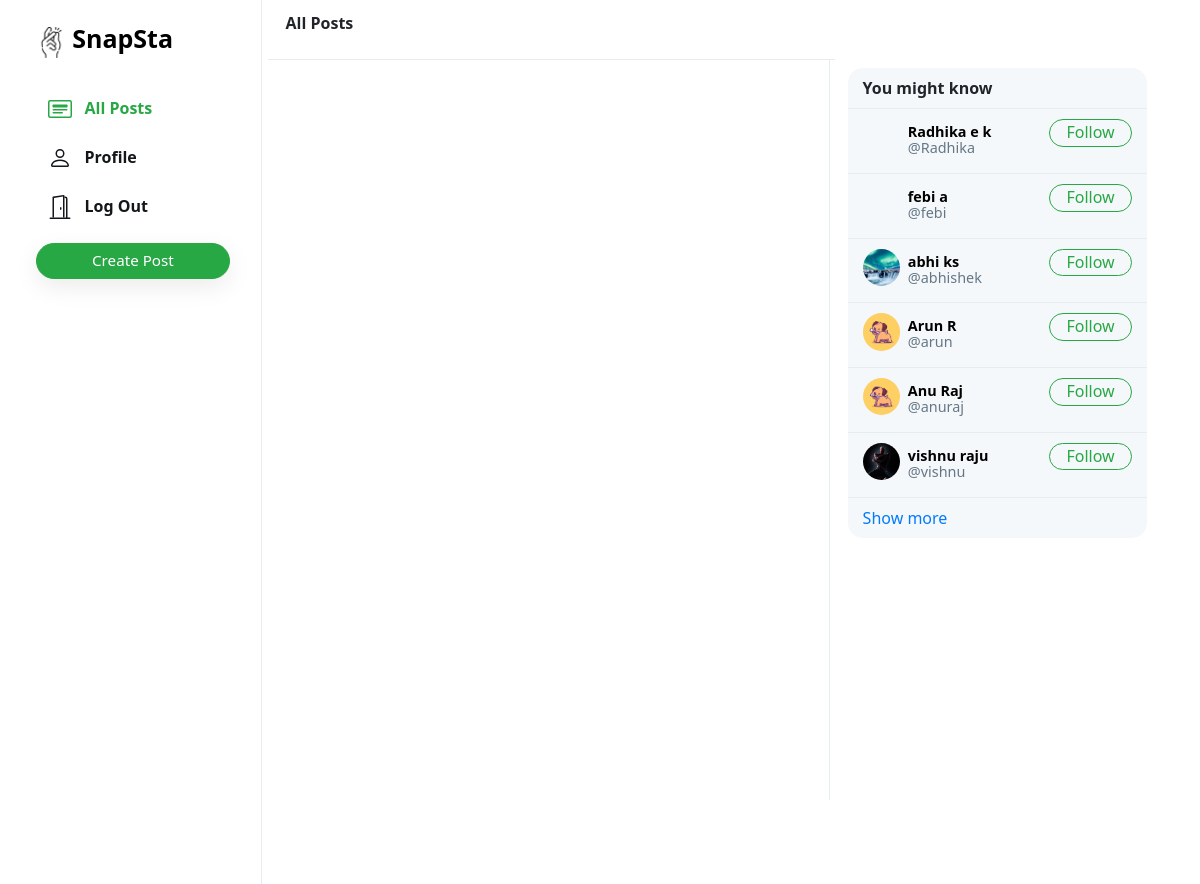
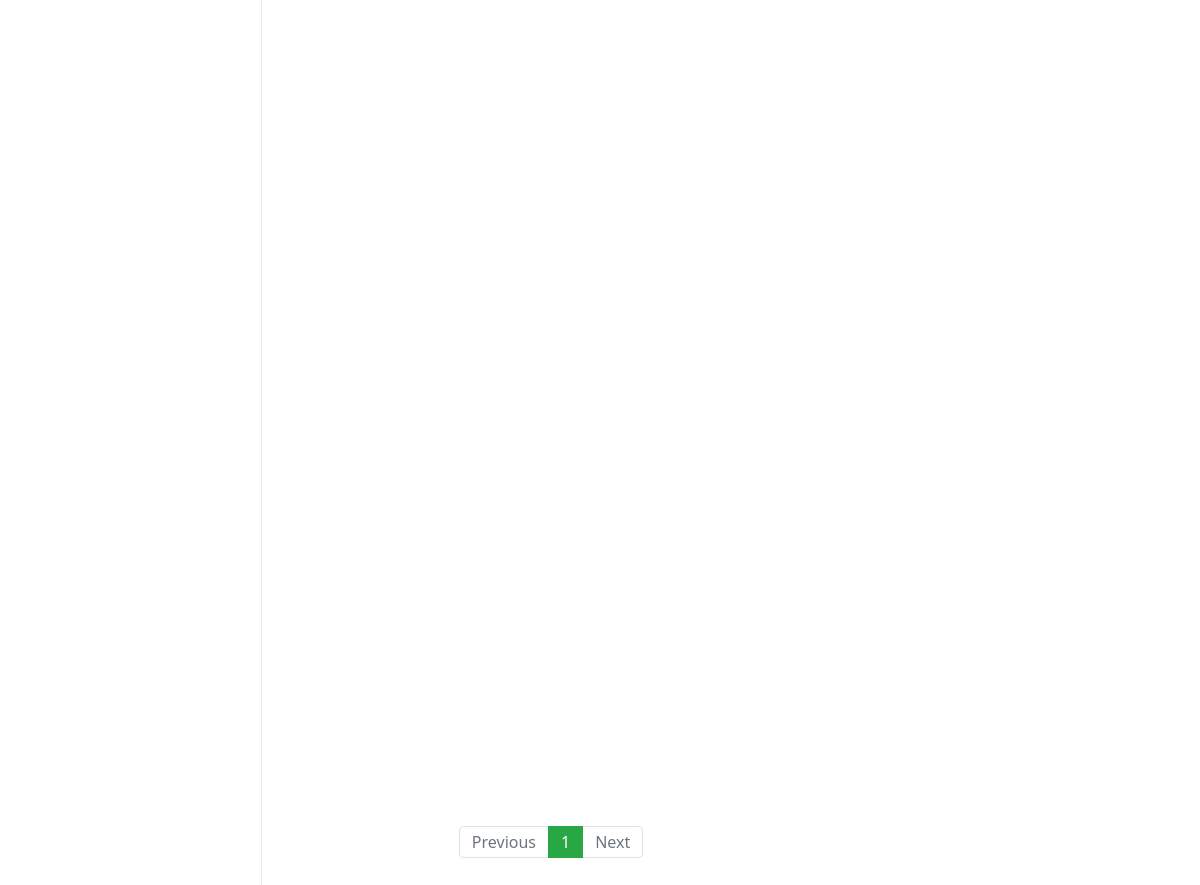
Screenshot of /n/index (signed in) with the database file from the repository (2 pictures, top to bottom).
### network/models.py (models this page shows, shortened)
class User(AbstractUser):
    profile_pic = models.ImageField(upload_to='profile_pic/')
    bio = models.TextField(max_length=160, blank=True, null=True)
    cover = models.ImageField(upload_to='covers/', blank=True)

### network/views.py (the view)
# urls.py: path("n/index", views.index, name="index"),
def index(request):
    all_posts = Post.objects.all().order_by('-date_created')
    paginator = Paginator(all_posts, 10)
    page_number = request.GET.get('page')
    if page_number == None:
        page_number = 1
    posts = paginator.get_page(page_number)
    followings = []
    suggestions = []
    if request.user.is_authenticated:
        followings = Follower.objects.filter(followers=request.user).values_list('user', flat=True)
        suggestions = User.objects.exclude(pk__in=followings).exclude(username=request.user.username).order_by("?")[:6]
    return render(request, "network/index.html", {
        "posts": posts,
        "suggestions": suggestions,
        "page": "all_posts",
        'profile': False
    })

### network/templates/network/index.html (shortened to what this page needs)
{% extends "network/layout.html" %}
{% load static %}
{% block body %}\
    <div class="main-div">
        <div class="left-div">
            <nav class="head heading">
                {% if page == 'all_posts' %}
                    All Posts
                {% elif page == 'profile' %}
                    Profile
                {% else %}
                    Explore
                {% endif %}
            </nav>
            <div class="left-div-content">
                <div class="posts-view">
                    <div class="main-div-content">
                        <nav aria-label="Page navigation example" class="pagination-bar">
                            <ul class="pagination justify-content-center">
                                {% if posts.has_previous %}
                                    <li class="page-item">
                                        <a class="page-link" href="?page={{ posts.previous_page_number | default:1}}" tabindex="-1" aria-disabled="true">Previous</a>
                                    </li>
                                {% else %}
                                    <li class="page-item disabled">
                                        <a class="page-link" href="" tabindex="-1" aria-disabled="true">Previous</a>
                                    </li>
                                {% endif %}
                                {% for each in posts.paginator.page_range %}
                                    {% if each == posts.number %}
                                        <li class="page-item active"><a class="page-link" href="?page={{each}}">{{each}}</a></li>
                                    {% else %}
                                        <li class="page-item"><a class="page-link" href="?page={{each}}">{{each}}</a></li>
                                    {% endif %}
                                {% endfor %}
                                {% if posts.has_next %}
                                    <li class="page-item">
                                        <a class="page-link" href="?page={{ posts.next_page_number }}">Next</a>
                                    </li>
                                {% else %}
                                    <li class="page-item disabled">
                                        <a class="page-link" href="">Next</a>
                                    </li>
                                {% endif %}
                            </ul>
                          </nav>
                    </div>
                </div>
            </div>
        </div>
    </div>
{% endblock %}

### network/templates/network/layout.html (shortened to what this page needs)
{% load static %}
<!DOCTYPE html>
<html lang="en">
    <head>
        <link rel="stylesheet" href="https://stackpath.bootstrapcdn.com/bootstrap/4.4.1/css/bootstrap.min.css">
        <link href="{% static 'network/styles.css' %}" rel="stylesheet">
    </head>
    <body>
        <div class="body" data-page="{{page}}">
            <div class="sidenav">
                <a href="{% url 'index' %}" class="navbar-brand">
                    <img src="{% static 'network/Images/logo_icon_png.png' %}" height="31px"> <span style="color:black;font-size:25px;"><strong>SnapSta</strong></span>
                </a>
                <div style="height: 100%;">
                    <div>
                        <div>
                            <ul>
                                <li class="nav-item" id="all_posts">
                                <a href="{% url 'index' %}" class="nav-link">
                                    <div>
                                        &nbsp;&nbsp;All Posts
                                    </div>
                                </a>
                                </li>
                                {% if user.is_authenticated %}
                                    <li class="nav-item" id="profile">
                                        <a href="{% url 'profile' user.username %}" class="nav-link">
                                            <div>
                                                &nbsp;&nbsp;Profile
                                            </div>
                                        </a>
                                    </li>
                                    <li class="nav-item" id="logout">
                                        <a href="{% url 'logout' %}" class="nav-link">
                                            <div>
                                                &nbsp;&nbsp;Log Out
                                            </div>
                                        </a>
                                    </li>
                                {% endif %}
                            </ul>
                        </div>
                        {% if user.is_authenticated %}
                            <button id="popup-btn" class="btn btn-success new-post-btn" onclick="createpost()">Create Post</button>
                        {% endif %}
                    </div>
                </div>
            </div>
            {% block body %}
            {% endblock %}
            <div class="right-div">
                <nav class="head">
                </nav>
                <div class='right-div-content'>
                    <div class="space" style="background-color: white;"></div>
                    {% if user.is_authenticated %}
                        <div class="suggestion-box">
                            <div class="suggestion-header">
                                You might know
                            </div>
                            {% for suggestion in suggestions %}
                            {% if suggestion.is_staff %}
                            {% else %}
                                <div class="suggestion-user">
                                    <div>
                                        <a href="{% url 'profile' suggestion.username %}">
                                            <div class="small-profilepic" style="background-image: url(/media/{{suggestion.profile_pic}})"></div>
                                        </a>
                                    </div>
                                    <div class="user-details">
                                        <a href="{% url 'profile' suggestion.username %}">
                                            <div id="user-name">
                                                <strong>
                                                    {{suggestion.first_name}} {{suggestion.last_name}}
                                                </strong>
                                            </div>
                                            <div class="grey">@{{suggestion.username}}</div>
                                        </a>
                                    </div>
                                    <div>
                                        <button class="btn btn-outline-success" type="button" onclick="follow_user(this,'{{suggestion.username}}','suggestion')">Follow</button>
                                    </div>
                                </div>
                                {% endif %}
                            {% empty %}
                                    <div style="text-align: center; border-bottom: .5px solid #e6ecf0; padding: 10px 15px;">
                                        <span class="grey" style="font-size: .9em;">No suggestions available.</span>
                                    </div>
                            {% endfor %}
                            <div class="suggestion-footer">
                                <a href="#">Show more</a>
                            </div>
                        </div>
                    {% endif %}
                </div>
            </div>
        </div>
    </body>
</html>

### network/static/network/styles.css (style rules this page uses)
.body { display: flex; min-height: 100%; font-family: system-ui, sans-serif; }
.btn { border-radius: 20px; padding: 0.32rem 1rem 0.375rem 1rem; }
.btn, .btn:focus, .btn:active { box-shadow: none !important; -webkit-box-shadow: none !important; }
.grey { color: #657786; }
svg { vertical-align: text-top; }
.sidenav { height: 100%; width: 21.8%; position: fixed; top: 0; left: 0; padding: 15px; list-style: none; border-right: .5px solid #e6ecf0; z-index: 100; padding-left: 3%; background-color: white; }
.sidenav ul { list-style: none; padding-left: 0px; margin-top: 3vh; }
.sidenav li { margin-top: 7px; }
.sidenav .nav-link { color: #14171a; line-height: .7em; font-weight: 700; padding: 0px; }
.sidenav .nav-link > div { padding: 10px 20px 8px 12px; border-radius: 25px; line-height: 0.9em; width: max-content; }
.new-post-btn { padding-left: 55px !important; padding-right: 55px !important; font-size: .95em; font-weight: 530; box-shadow: rgba(0, 0, 0, 0.08) 0px 8px 24px !important; }
.active a { color: #28a745 !important; }
.main-div { position: relative; width: 47.25%; min-height: 100vh; left: 21.8%; }
.left-div { position: relative; }
.head { height: 7.5vh; }
.heading { position: fixed; width: 47.255%; top: 0px; padding: 18px; border-bottom: .5px solid #e6ecf0; line-height: .7em; font-weight: 800; background-color: #fff; z-index: 1000; }
.left-div-content { margin-top: 7.5vh; }
.small-profilepic { width: 3.1vw; height: 3.1vw; border-radius: 9999px; overflow: hidden; margin-right: 8px; background-size: cover; background-repeat: no-repeat; background-position: center; box-sizing: content-box; }
.space { height: 8px; background-color: #e6ecf0; }
.pagination-bar { margin-top: 35px; margin-bottom: 35px; }
.pagination-bar .page-link { line-height: .9em; }
.page-item.active .page-link { color: white !important; background-color: #28a745; border-color: #28a745; }
.page-link { color: #28a745; }
.right-div { width: 28%; height: 100vh; position: fixed; right: 2.95%; border-left: .5px solid #e6ecf0; background-color: white; }
.right-div .head { padding: .9vh 1.5vw; }
.right-div-content { height: 92.5vh; overflow: auto; padding-left: 1.5vw; padding-right: 1.5vw; }
.suggestion-box, .guest-box { border-radius: 15px; overflow: hidden; background-color: #f5f8fa; }
.suggestion-header { padding: 13px 15px; line-height: .9em; font-weight: 800; border-bottom: .5px solid #e6ecf0; }
.suggestion-user { display: flex; padding: 10px 15px; font-size: .9em; border-bottom: .5px solid #e6ecf0; }
.suggestion-user a { color: black; text-decoration: none; }
.user-details { flex: 1; line-height: 1.1em; padding: 5px 0px 7px 0px; }
.suggestion-user .btn { padding: 0em 1em .09em 1em; }
.suggestion-footer { padding: 13px 15px; line-height: .9em; }
.suggestion-footer a { text-decoration: none; }

### rows the page displays
User: profile_pic (picture), first_name "Radhika", last_name "e k", username "Radhika"
User: first_name "febi", last_name "a", username "febi"
User: profile_pic (picture), first_name "abhi", last_name "ks", username "abhishek"
User: profile_pic (picture), first_name "Arun", last_name "R", username "arun"
User: profile_pic (picture), first_name "Anu", last_name "Raj", username "anuraj"
User: profile_pic (picture), first_name "vishnu", last_name "raju", username "vishnu"

### other values shown
{{ each }} "1"
